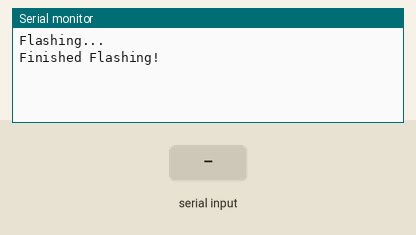
Bench run of a sketch on a simulated Arduino Uno, built for the host (arithmetic inside an expression is 32-bit, double 64-bit). On the bench: the last lines printed to the serial monitor. Inputs (shaded band) come from the test bench.

Above: at 1.2 s.
1.3 s: "1" received over Serial
At 2.5 s:
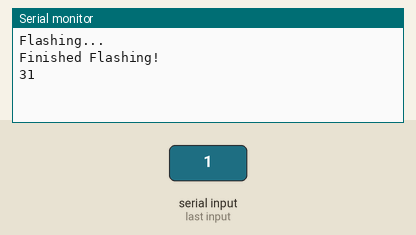
2.8 s: "0" received over Serial
At 3.7 s:
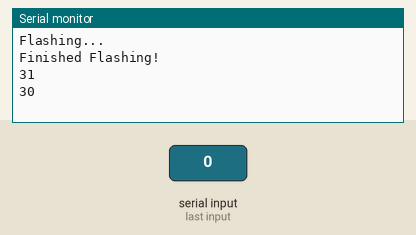
4.3 s: "2" received over Serial
At 4.8 s:
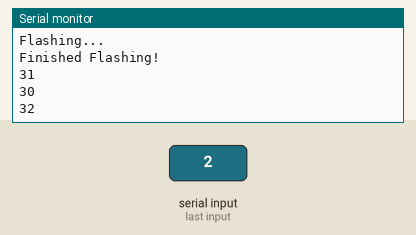

The sketch:

EEPROM_PROGRAMMER.ino
```cpp
#include <Arduino.h>
#include <EEPROM.h>

// start reading from the first byte (address 0) of the EEPROM
int address = 0;
byte program[1024] = {
  /*
  starting Byte, little endian
  Terminal height
  Terminal width
  programming flags (N/A * 7, Verbose programming )
  N/A * 5
  */
  0x0B,0x00,0x0A,100,0x02,0x00,0x00,0x00,0x00,0x00,0xFF,
  //Serial monitor, starting at 0x0A, ending 0x019
  0x0D,0x00,0x03,0x00,0x01,0x11,0x05,0x0E,0x02,0x02,0x0E,0x03,0x00,0x00,0x0B,0x0A,
  //Hello, World!, starting at 0x1A
  0x01,0x48,0x01,0x65,0x01,0x6C,0x01,0x6C,0x01,0x6F,0x01,0x0A,0x01,0x77,0x01,0x6F,
  0x01,0x72,0x01,0x6C,0x01,0x64,0x01,0x21,0x01,0x0A,0x0A,0x1B,0x00,0x00,0x00,0x00,
  0x00,0x00,0x00,0x00,0x00,0x00,0x00,0x00,0x00,0x00,0x00,0x00,0x00,0x00,0x00,0x00,
  0x00,0x00,0x00,0x00,0x00,0x00,0x00,0x00,0x00,0x00,0x00,0x00,0x00,0x00,0x00,0x00,
  0x00,0x00,0x00,0x00,0x00,0x00,0x00,0x00,0x00,0x00,0x00,0x00,0x00,0x00,0x00,0x00,
  0x00,0x00,0x00,0x00,0x00,0x00,0x00,0x00,0x00,0x00,0x00,0x00,0x00,0x00,0x00,0x00,
  0x00,0x00,0x00,0x00,0x00,0x00,0x00,0x00,0x00,0x00,0x00,0x00,0x00,0x00,0x00,0x00,
  0x00,0x00,0x00,0x00,0x00,0x00,0x00,0x00,0x00,0x00,0x00,0x00,0x00,0x00,0x00,0x00,
  0x00,0x00,0x00,0x00,0x00,0x00,0x00,0x00,0x00,0x00,0x00,0x00,0x00,0x00,0x00,0x00,
  0x00,0x00,0x00,0x00,0x00,0x00,0x00,0x00,0x00,0x00,0x00,0x00,0x00,0x00,0x00,0x00,
  0x00,0x00,0x00,0x00,0x00,0x00,0x00,0x00,0x00,0x00,0x00,0x00,0x00,0x00,0x00,0x00,
  0x00,0x00,0x00,0x00,0x00,0x00,0x00,0x00,0x00,0x00,0x00,0x00,0x00,0x00,0x00,0x00,
  0x00,0x00,0x00,0x00,0x00,0x00,0x00,0x00,0x00,0x00,0x00,0x00,0x00,0x00,0x00,0x00,
  0x00,0x00,0x00,0x00,0x00,0x00,0x00,0x00,0x00,0x00,0x00,0x00,0x00,0x00,0x00,0x00,
  0x00,0x00,0x00,0x00,0xFE,
};
void setup() {
  Serial.begin(9600);
  Serial.println();
  Serial.println("Flashing...");
}

void loop() {
  // read a byte from the current address of the EEPROM
  while (Serial.available() > 0){
    byte buff[1];
    Serial.readBytes(buff, 1);
    if (buff[0] < 0x10){Serial.print("0");}
    Serial.println(buff[0], 16);

  }
  if (address == EEPROM.length()) {
    return;
  }
  if (program[4] & 0x01){
    if (address < 0x10){
      Serial.print("0");
    }
    Serial.print(address, 16);
    Serial.print("\t");
    if (program[address] < 0x10){
      Serial.print("0");
    }
    Serial.print(program[address], 16);
    Serial.print("\t");
    if (EEPROM[address] < 0x10){
      Serial.print("0");
    }
    Serial.print(EEPROM[address], 16);
    Serial.println();
  }
  EEPROM.write(address, program[address]);
  address = address + 1;
  if (address == EEPROM.length()) {
    Serial.println("Finished Flashing!");
  }
}
```

Measured:
- after the input at 1.3 s, the serial monitor: prints a new line at once (image 1)
- after the input at 2.8 s, the serial monitor: prints a new line at once (image 2)
- after the input at 4.3 s, the serial monitor: prints a new line at once (image 3)
